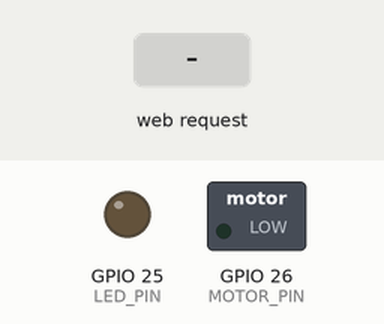
A program run on a simulated ESP32. Shown: switched loads named in the program (green lamp = pin HIGH), output pins drawn as LEDs (lit = HIGH). Dashed ring = blinking. The test bench sets the inputs (shaded band). WiFi joins after 1.5 s; servers stay silent unless stated; what the program prints to the serial monitor is not drawn.

Above: at 2.7 s.
2.8 s: HTTP request GET /acionar_alerta?pessoas=1 received
At 3.6 s:
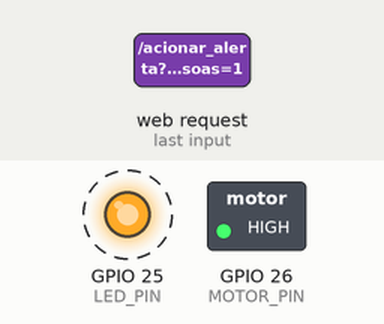
8.8 s: HTTP request GET /acionar_alerta?pessoas=0 received
At 9.6 s:
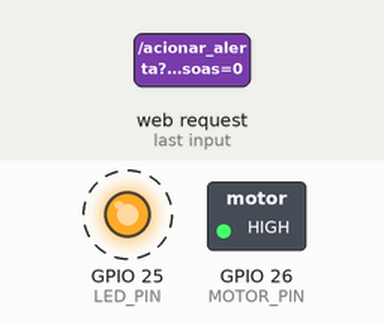
Timing chart, 0 to 15.7 s (numbered marks = the images above; inputs shaded):
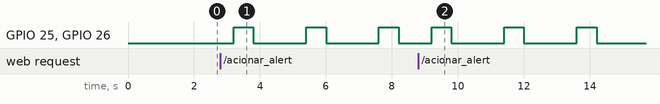

Measured:
- after the input at 2.8 s, GPIO 25 (LED_PIN), GPIO 26 (MOTOR_PIN): alternates HIGH for 0.60 s and LOW for 1.6 s, starting after 0.40 s
- after the input at 8.8 s, GPIO 25 (LED_PIN), GPIO 26 (MOTOR_PIN): alternates HIGH for 0.60 s and LOW for 1.6 s, 6 changes in all, then stays LOW, starting after 0.40 s

The program:

main.cpp
```cpp
#include <Arduino.h>
#include <WiFi.h>
#include <WebServer.h>

// Substitua pelas suas credenciais de Wi-Fi
const char* ssid = "ALHN-6349";
const char* password = "AnDALtnmf7";

// Porta HTTP padrão
const int port = 80;
WebServer server(port);

// Definição dos pinos
const int LED_PIN = 25;   // Pino do LED (GPIO2 é comum para o LED onboard)
const int MOTOR_PIN = 26; // Pino para o motor de vibração (escolha um pino GPIO livre)

// Configurações dos pulsos
const int PULSE_ON_DURATION_MS = 600;   // Duração LIGADO do pulso (0.5 segundo)
const int PULSE_OFF_DURATION_MS = 400;  // Duração DESLIGADO entre pulsos (0.5 segundo)
const int BURST_COOLDOWN_MS = 1200;     // Tempo de espera entre cada "rajada" de pulsos (1.5 segundos)
const int NUMBER_OF_BURSTS = 3;         // Número de rajadas de pulsos

// Variáveis de estado do alerta
volatile bool alert_active = false; // Indica se há um alerta em progresso
volatile int pulses_to_do_in_burst = 0; // Quantos pulsos devem ser feitos nesta rajada
volatile int pulses_done_in_burst = 0;  // Quantos pulsos já foram feitos (ligado/desligado)
volatile int current_burst = 0;             // Rajada atual
volatile unsigned long last_pulse_event_time = 0; // Tempo do último evento de pulso (liga/desliga)
volatile unsigned long last_burst_end_time = 0; // <--- NOVO: Tempo do fim da última rajada (para cooldown)

// --- Funções de Handler para o Servidor Web ---

void handleRoot() {
  server.send(200, "text/plain", "Servidor de Alerta ESP32 online! Use /acionar_alerta?pessoas=X");
}

void handleAcionarAlerta() {
  Serial.println("Comando /acionar_alerta recebido!");

  if (server.hasArg("pessoas")) {
    int num_pessoas = server.arg("pessoas").toInt();
    if (num_pessoas < 1) num_pessoas = 1; // Garante pelo menos 1 pulso
    if (num_pessoas > 10) num_pessoas = 10; // Limite superior para evitar loops muito longos

    // Inicia o ciclo de alerta apenas se não houver um em andamento
    if (!alert_active) {
      Serial.printf("Alerta ativado para %d pessoas.\n", num_pessoas);
      digitalWrite(LED_PIN, LOW); // Garante que começa desligado
      digitalWrite(MOTOR_PIN, LOW);
      alert_active = true;
      pulses_to_do_in_burst = num_pessoas; // Define o total de pulsos para esta rajada
      pulses_done_in_burst = 0; // Reinicia o contador de pulsos feitos
      current_burst = 1; // Começa na primeira rajada
      last_pulse_event_time = millis(); // Define o tempo inicial para o primeiro pulso
      last_burst_end_time = millis() - BURST_COOLDOWN_MS; // <--- TRUQUE: Faz parecer que o cooldown já passou se for a primeira vez
      server.send(200, "text/plain", "Alerta acionado com base no numero de pessoas!");
    } else {
      Serial.println("Alerta ja esta ativo, ignorando nova requisicao.");
      server.send(200, "text/plain", "Alerta ja esta ativo.");
    }
  } else {
    Serial.println("Parametro 'pessoas' nao encontrado. Use /acionar_alerta?pessoas=X");
    server.send(400, "text/plain", "Erro: Parametro 'pessoas' nao encontrado.");
  }
}

void handleDesligarAlerta() {
  Serial.println("Comando /desligar_alerta recebido!");
  if (alert_active) {
    digitalWrite(LED_PIN, LOW);
    digitalWrite(MOTOR_PIN, LOW);
    alert_active = false;
    pulses_to_do_in_burst = 0;
    pulses_done_in_burst = 0;
    current_burst = 0;
    server.send(200, "text/plain", "Alerta desligado!");
    Serial.println("LED e Motor de vibracao DESLIGADOS.");
  } else {
    server.send(200, "text/plain", "Alerta nao esta ativo.");
    Serial.println("Alerta nao esta ativo.");
  }
}

// --- Setup ---
void setup() {
  Serial.begin(9600);
  Serial.println("Iniciando ESP32 de Alerta...");

  pinMode(LED_PIN, OUTPUT);
  pinMode(MOTOR_PIN, OUTPUT);
  digitalWrite(LED_PIN, LOW);
  digitalWrite(MOTOR_PIN, LOW);

  WiFi.begin(ssid, password);
  Serial.print("Conectando ao WiFi...");
  int attempts = 0;
  while (WiFi.status() != WL_CONNECTED && attempts < 20) {
    delay(500);
    Serial.print(".");
    attempts++;
  }
  Serial.println("");

  if (WiFi.status() == WL_CONNECTED) {
    Serial.println("WiFi conectado!");
    Serial.print("Endereço IP do Servidor de Alerta: ");
    Serial.println(WiFi.localIP());
  } else {
    Serial.println("Falha ao conectar ao WiFi!");
    return;
  }

  server.on("/", handleRoot);
  server.on("/acionar_alerta", handleAcionarAlerta);
  server.on("/desligar_alerta", handleDesligarAlerta);
  server.begin();
  Serial.println("Servidor HTTP iniciado.");
}

// --- Loop ---
void loop() {
  server.handleClient(); // Processa as requisições HTTP recebidas

  if (alert_active) {
    // Lógica para controle dos pulsos e rajadas
    if (pulses_done_in_burst < pulses_to_do_in_burst) { // Ainda há pulsos para fazer na rajada atual
      // Se o LED/Motor está desligado (pronto para o próximo pulso ON) e o tempo de espera OFF passou
      if (digitalRead(LED_PIN) == LOW && (millis() - last_pulse_event_time >= PULSE_OFF_DURATION_MS)) {
        digitalWrite(LED_PIN, HIGH); // Liga
        digitalWrite(MOTOR_PIN, HIGH);
        last_pulse_event_time = millis();
        Serial.println("Alerta: PULSE ON");
      }
      // Se o LED/Motor está ligado e o tempo de pulso ON passou
      else if (digitalRead(LED_PIN) == HIGH && (millis() - last_pulse_event_time >= PULSE_ON_DURATION_MS)) {
        digitalWrite(LED_PIN, LOW); // Desliga
        digitalWrite(MOTOR_PIN, LOW);
        last_pulse_event_time = millis();
        pulses_done_in_burst++; // Incrementa pulsos feitos
        Serial.printf("Alerta: PULSE OFF. Pulsos feitos nesta rajada: %d de %d\n", pulses_done_in_burst, pulses_to_do_in_burst);

        // Se este foi o ÚLTIMO pulso da rajada, registre o tempo final para o cooldown do burst
        if (pulses_done_in_burst == pulses_to_do_in_burst) {
          last_burst_end_time = millis(); // <--- CHAVE: Atualiza o fim da rajada aqui!
          Serial.println("Rajada de pulsos concluída. Aguardando cooldown.");
        }
      }
    } else { // Rajada atual terminou, ou estamos esperando o cooldown entre rajadas
      // Se ainda não atingimos o número total de rajadas E o cooldown da rajada passou
      if (current_burst < NUMBER_OF_BURSTS && (millis() - last_burst_end_time >= BURST_COOLDOWN_MS)) { // <--- Usa last_burst_end_time
        current_burst++;
        pulses_to_do_in_burst = server.arg("pessoas").toInt(); // Reinicia os pulsos para a próxima rajada
        if (pulses_to_do_in_burst < 1) pulses_to_do_in_burst = 1; // Garante min 1
        pulses_done_in_burst = 0; // Zera o contador de pulsos feitos para a nova rajada
        Serial.printf("Iniciando Rajada %d. Pulsos: %d\n", current_burst, pulses_to_do_in_burst);
        last_pulse_event_time = millis(); // Reseta o tempo para o primeiro pulso da nova rajada
      }
      // Todas as rajadas foram concluídas
      else if (current_burst >= NUMBER_OF_BURSTS) {
        digitalWrite(LED_PIN, LOW); // Garante que tudo está desligado
        digitalWrite(MOTOR_PIN, LOW);
        alert_active = false; // Desativa o alerta
        Serial.println("Alerta pulsante completo. Alerta desativado.");
      }
    }
  }
}
```
